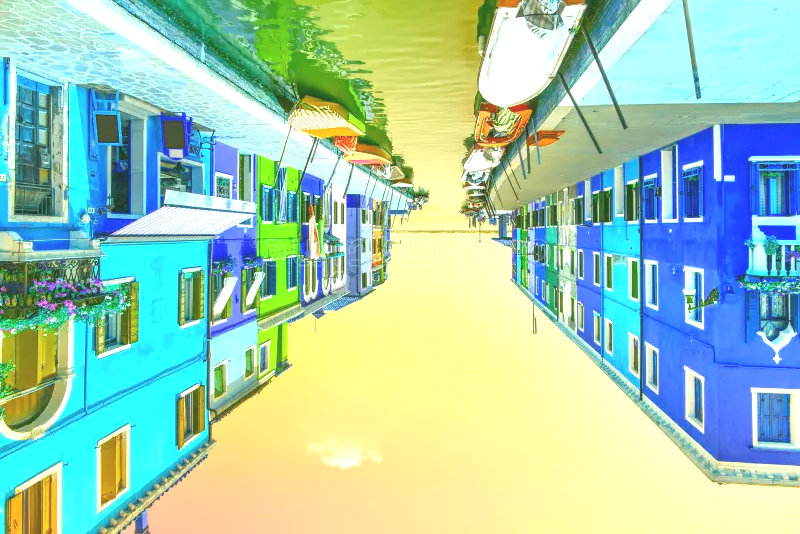
#> input picture PycharWeek9/uuap_POKVARENA.png, 800 x 534 px
$ python zadatak3.py
#> lines starting #> are read from the running program, lines starting #| are printed output that depends on the picture
# [6 lines of commented-out code are left out]


from PIL import Image
import numpy as np
import matplotlib.pyplot as plt


img = Image.open("uuap_POKVARENA.png")
#> img is the input picture: PIL image 800x534 RGB; mean R, G, B 162.6, 204.4, 179.5

img_array = np.array(img)

img_array[:, :, [0, 2]] = img_array[:, :, [2, 0]]

img_swapped = Image.fromarray(img_array)
img_swapped = img_swapped.rotate(180)
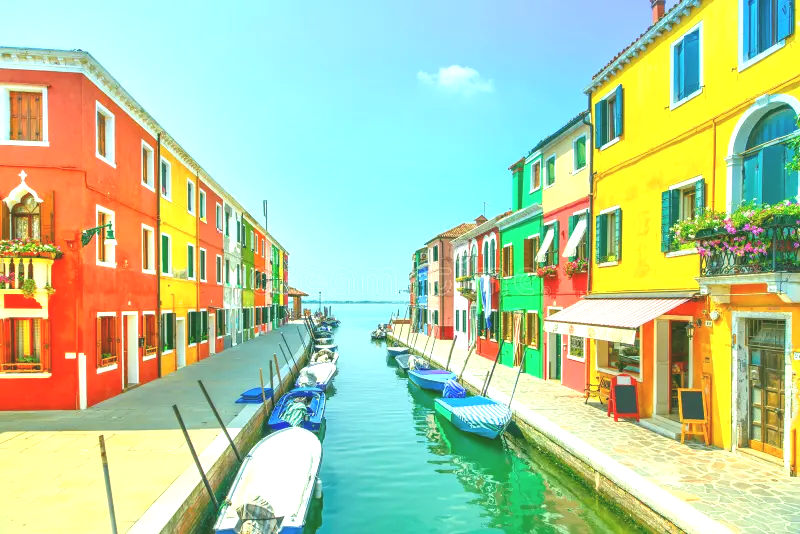
#> img_swapped: PIL image 800x534 RGB; mean R, G, B 179.5, 204.4, 162.6
plt.imshow(img_swapped)
plt.axis("off")
plt.show()
